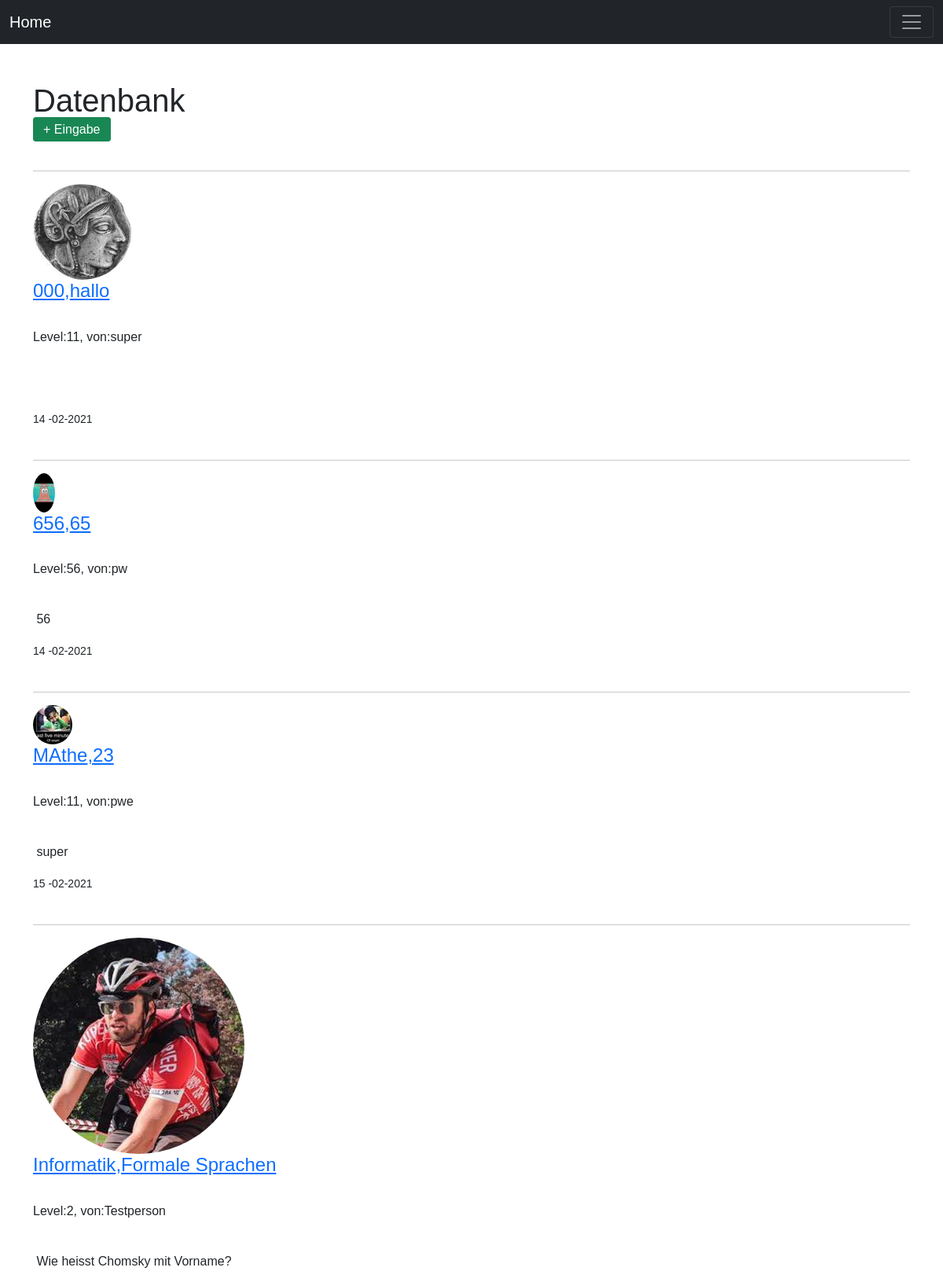
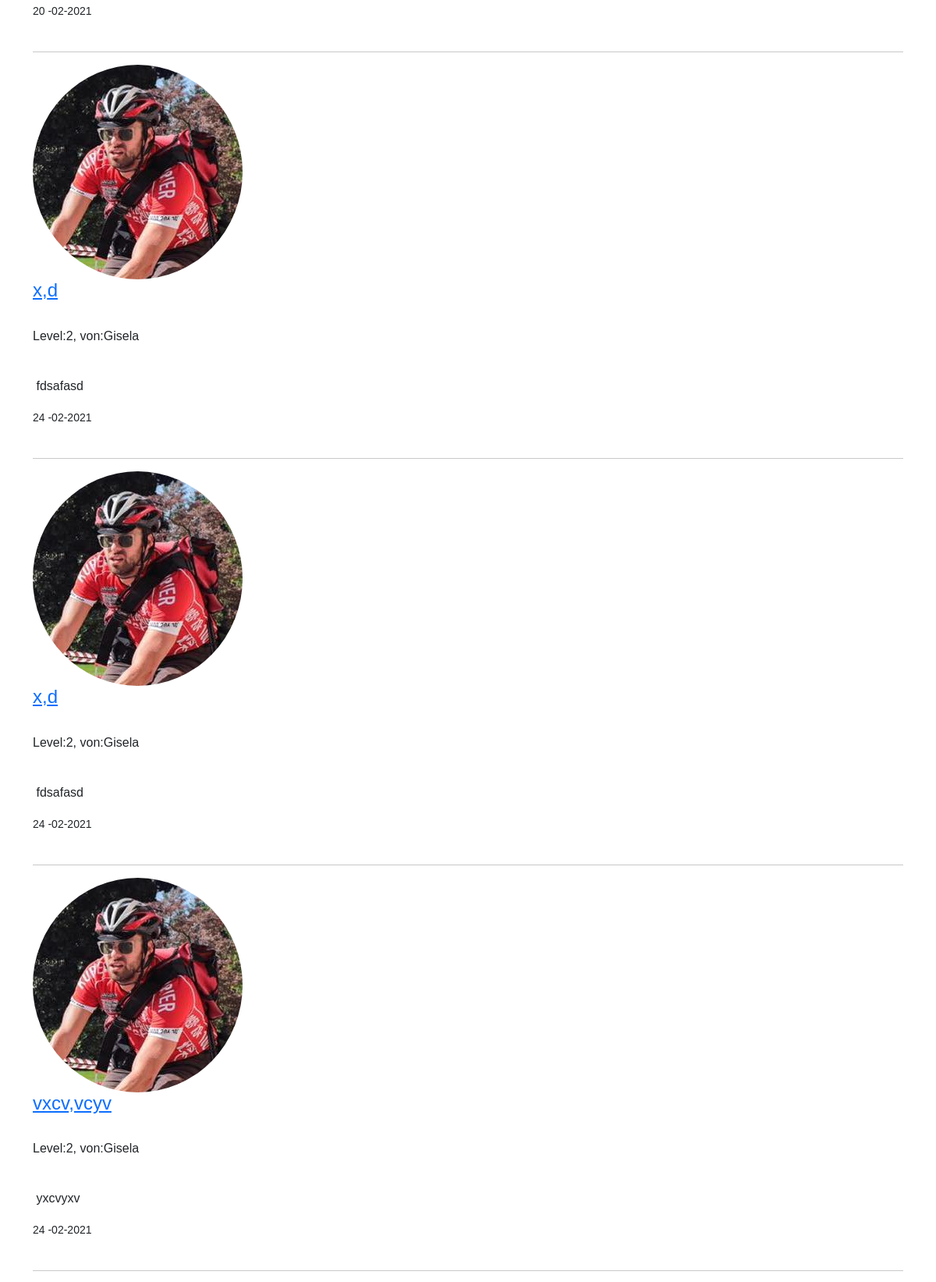
The page /eingabe/ (upper part) on the database its author committed (2 pictures, top to bottom).
### app/models.py (models this page shows, shortened)
class Aufgabe(db.Model):
    id = db.Column(db.Integer, primary_key=True)
    fach= db.Column(db.String(100), nullable=False, default='N/A')
    thema =db.Column(db.String(100), nullable=False, default='N/A')
    aufgabe =db.Column(db.Text,nullable=True, default='N/A')
    level=db.Column(db.Integer, nullable=True, default='N/A')
    date_posted=db.Column(db.DateTime, nullable=True, default=datetime.utcnow)
    user_id=db.Column(db.Integer, db.ForeignKey('user.id'), nullable=False)

class User(db.Model, UserMixin):
    id = db.Column(db.Integer, primary_key=True)
    username=db.Column(db.String(20), unique=True, nullable=False)
    email=db.Column(db.String(120), unique=True, nullable=False)
    image_file=db.Column(db.String(20), nullable=False, default='default.jpg')
    password=db.Column(db.String(60), nullable=False)
    posts=db.relationship('Aufgabe', backref='autor', lazy=True)

### app/routes.py (the view)
@app.route('/eingabe/')
def eingabe():
       posts= Aufgabe.query.all()
       return render_template('eingabe.html', posts=posts)

### templates/eingabe.html (shortened to what this page needs)
        {% extends 'base.html' %}
    {%block body  %}
        <br>
        <br>
        <div>
        <h1 style="display: inline">Datenbank</h1>
        <br>
        <a style="display: inline " class= "btn btn-success float-right" href='/new/'>+ Eingabe</a>
        </div>
        <br>
        <hr>
    {% for post in posts%}
    <article class="media content-section">
        <div class="media">
            <img class="rounded-circle account-img" src="{{ url_for('static', filename='profile_pics/'+ post.autor.image_file) }}">
                <div class="media-body">
                    <div class="article-metadata">
                    <h4><a class="article-titel" href= "{{url_for('post', post_id=post.id)}}">{{ post.fach}},{{ post.thema }}</a></h4>
                    <br>
                    <p>Level:{{post.level}}, von:{{post.autor.username}}</p>
                    <br>
                    </div>
                    <p style="white-space:pre-wrap"> {{post.aufgabe}}</p>
                    <small>{{post.date_posted.strftime('%d -%m-%Y')}}</small>
                    <br>
                    <br>
                </div>
        </div>
        <hr>
    </article>
        {%endfor%}
        {% endblock%}

### static/css/main.css (style rules this page uses)
body { font-family: Arial, Helvetica, sans-serif; }

### rows shown on the page
Aufgabe: image_file (picture), fach "000", thema "hallo", level "11", autor.username "super", date_posted "14 -02-2021"
Aufgabe: image_file (picture), fach "656", thema "65", level "56", autor.username "pw", aufgabe "56", date_posted "14 -02-2021"
Aufgabe: image_file (picture), fach "MAthe", thema "23", level "11", autor.username "pwe", aufgabe "super", date_posted "15 -02-2021"
Aufgabe: image_file (placeholder picture), fach "Informatik", thema "Formale Sprachen", level "2", autor.username "Testperson", aufgabe "Wie heisst Chomsky mit Vorname?", date_posted "20 -02-2021"
Aufgabe: image_file (placeholder picture), fach "x", thema "d", level "2", autor.username "Gisela", aufgabe "fdsafasd", date_posted "24 -02-2021"
Aufgabe: image_file (placeholder picture), fach "x", thema "d", level "2", autor.username "Gisela", aufgabe "fdsafasd", date_posted "24 -02-2021"
Aufgabe: image_file (placeholder picture), fach "vxcv", thema "vcyv", level "2", autor.username "Gisela", aufgabe "yxcvyxv", date_posted "24 -02-2021"
